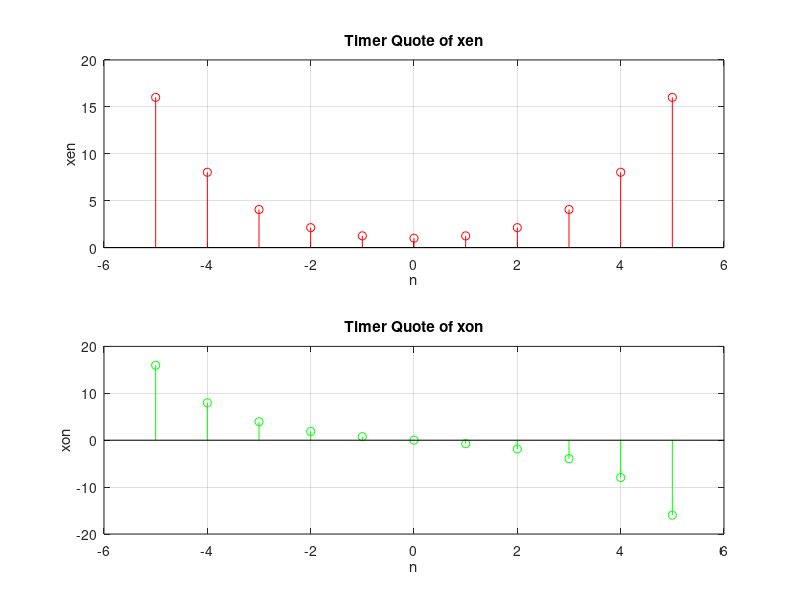

This chart was generated by the following MATLAB code:
%Conjugate function analysis
clear;

n=-5:5;
a=0.5;
xen=a*[a.^n+a.^(-n)];
xon=a*[a.^n-a.^(-n)];

subplot(2,1,1);
stem(n,xen,'r');
title('Timer Quote of xen');
xlabel('n');
ylabel('xen');
grid on;

subplot(2,1,2);
stem(n,xon,'g');
title('Timer Quote of xon');
xlabel('n');
ylabel('xon');
grid on;
